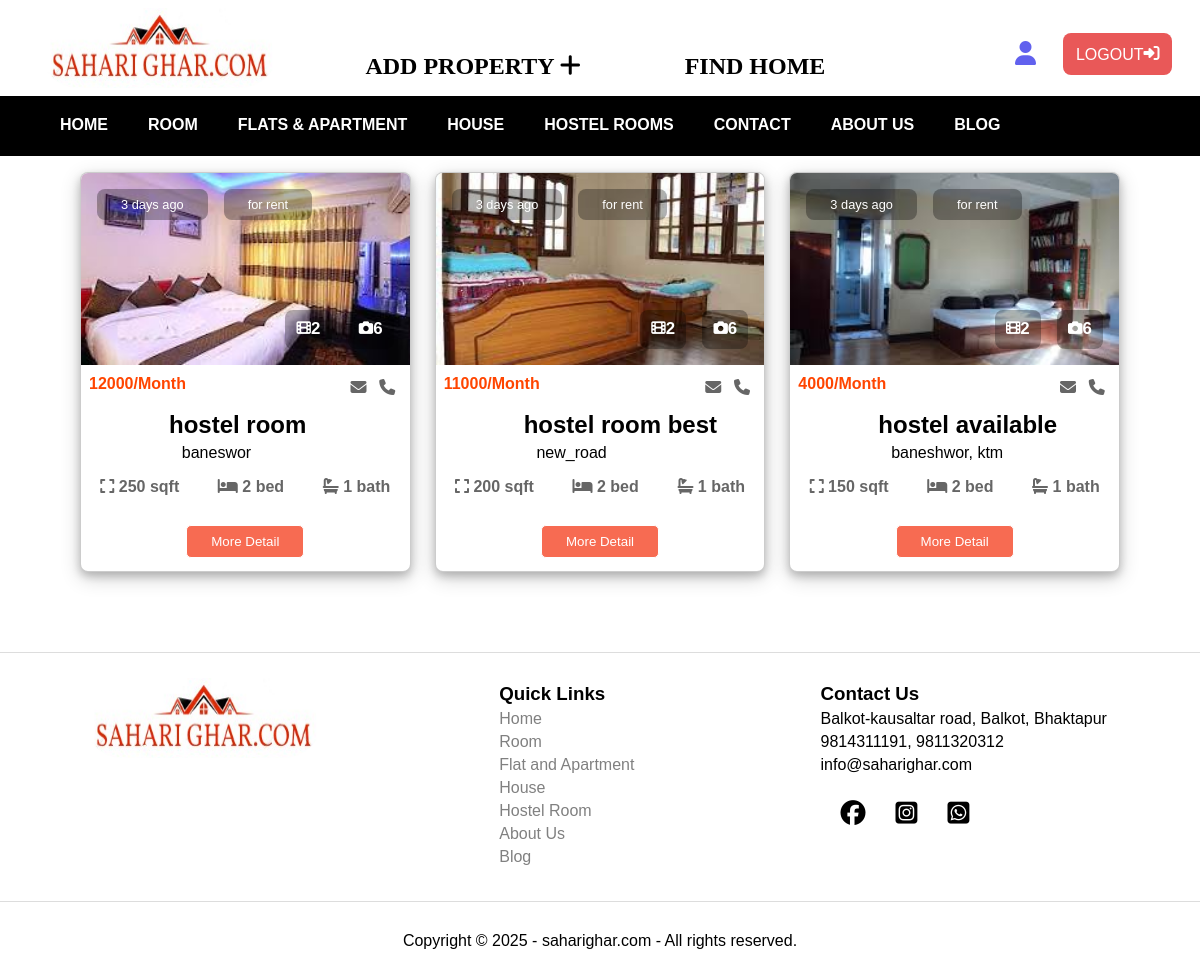
Screenshot of /hostel.php (signed in) with the database file from the repository.
### tables this page shows
CREATE TABLE `prop_detail` (
  `prod_id` int(10) NOT NULL,
  `title` varchar(30) NOT NULL,
  `type` varchar(20) NOT NULL,
  `price` varchar(20) NOT NULL,
  `location` varchar(50) NOT NULL,
  `image` varchar(255) NOT NULL,
  `area` int(20) NOT NULL,
  `bedroom` int(20) NOT NULL,
  `bathroom` int(20) NOT NULL,
  `latitude` double(10,6) NOT NULL DEFAULT 0.000000,
  `longitude` double(10,6) NOT NULL DEFAULT 0.000000
);

### hostel.php (the view, shortened to what this page needs)
<?php
include 'header.php'
?>
<section class="featured">
        <div class="box-container">
            <?php
             $logged_in= isset($_SESSION['loggedin'])=== true;
            $query= "select * from  prop_detail";
            $result=mysqli_query($conn,$query);
            while($row=mysqli_fetch_assoc($result))
            {
              $id       =$row["prod_id"];
              $title    =$row["title"];
              $type     =$row["type"];
              $price    =$row["price"];
              $location =$row["location"];
              $image    =$row["image"];
              $area     =$row["area"];
              $bedroom  =$row["bedroom"];
              $bathroom =$row["bathroom"];
                 if($type==='hostel room')
                 {
                echo"
                <div class='box'>
                <div class='image-container'>
                    <img src='./Admin/property_images/$image' alt='roomimage'>
                    <div class='info'>
                        <h3>3 days ago</h3>
                        <h3>for rent</h3>
                    </div>
                    <div class='icon'>
                        <a href='#' class='fas fa-film'>
                            <h3>2</h3>
                        </a>
                        <a href='#' class='fas fa-camera'>
                            <h3>6</h3>
                        </a>
                    </div>
                </div>
                <div class='content'>
                    <div class='price'>
                        <h3>$price/Month</h3>
                        <a href='#' class='fas fa-envelope'></a>
                        <a href='#' class='fas fa-phone'></a>
                    </div>
                </div>
                <div class='location'>
                    <h3>$title </h3>
                    <p>$location</p>
                </div>
                <div class='detail'>
                    <h3><i class='fas fa-expand'></i> $area sqft</h3>
                    <h3><i class='fas fa-bed'></i> $bedroom  bed</h3>
                    <h3><i class='fas fa-bath'></i> $bathroom bath</h3>
                </div>
                <form method='GET' class='buttons' action='card_detail.php' onsubmit='return checkLogin($logged_in)'>
                <input type='hidden' name='id' value='$id'>
               <button type='submit' class='btn'>More Detail</button>
           </form>
               </div>";
                 }
            }
             ?>
        </div>
    </section>
<?php
include 'footer.php'
?>

### css/style.css (style rules this page uses)
* { margin: 0px; font-family: Arial, sans-serif; box-sizing: border-box; text-decoration: none; }
body { position: relative; }
.featured .box-container { display: flex; flex-wrap: wrap; gap: 1.5rem; margin: 1rem 5rem 5rem 5rem; background-color: #fff; }
.featured .box-container .box { border: 0.1rem solid rgba(0, 0, 0, 0.2); box-shadow: 0 4px 8px 0 rgba(0, 0, 0, 0.2), 0 6px 20px 0 rgba(0, 0, 0, 0.19); height: 25rem; width: 10rem; border-radius: 0.5rem; overflow: hidden; background: #fff; flex: 1 1 18rem; }
.featured .box-container .box .image-container { overflow: hidden; position: relative; width: 100%; height: 12rem; }
.featured .box-container .box .image-container img { width: 100%; height: 100%; object-fit: cover; transition: 0.2s linear; }
.featured .box-container .box .image-container .info { position: absolute; top: 1rem; left: 0; display: flex; }
.featured .box-container .box .image-container .info h3 { font-size: 0.8rem; font-weight: 500; color: #fff; background: rgba(0, 0, 0, 0.3); border-radius: 0.5rem; padding: 0.5rem 1.5rem; margin-left: 1rem; }
.featured .box-container .box .image-container .icon { position: absolute; bottom: 1rem; right: 0; display: flex; }
.featured .box-container .box .image-container .icon a { font-size: 0.9rem; color: #fff; display: flex; border-radius: 0.5rem; background: rgba(0, 0, 0, 0.3); margin-right: 1rem; padding: 0.7rem; }
.featured .box-container .box .content { padding: 0.5rem; }
.featured .box-container .box .price { display: flex; align-items: center; }
.featured .box-container .box .price h3 { color: orangered; font-size: 1rem; margin-right: auto; }
.featured .box-container .box .price a { color: #666; font-size: 1rem; margin: 0.2rem; padding: 0.2rem; border-radius: 0.2rem; height: 1rem; }
.featured .box-container .box .location { margin-left: 5rem; padding: 0.5rem; }
.featured .box-container .box .location h3 { font-size: 1.5rem; font-family: "Franklin Gothic Medium", "Arial Narrow", Arial, sans-serif; }
.featured .box-container .box .location p { padding-top: 0.3rem; margin-left: 0.8rem; }
.featured .box-container .box .detail { display: flex; margin-top: 0.2rem; }
.featured .box-container .box .detail h3 { margin: auto; padding: 0.3rem; font-size: 1rem; color: #666; }
.featured .box-container .box .buttons { display: flex; margin: 1rem; margin-top: 1.5rem; }
.featured .box-container .box .buttons button { margin: auto; border: solid 1px white; border-radius: 5px; padding: 0.5rem 1.5rem; color: white; background-color: #f76b52; }

### footer.php (style rules this page uses)
body { font-family: Arial, sans-serif; margin: 0; padding: 0; }

### rows the page displays
prop_detail: image (picture), price "12000", title "hostel room", location "baneswor", area "250", bedroom "2", bathroom "1"
prop_detail: image (picture), price "11000", title "hostel room best", location "new_road", area "200", bedroom "2", bathroom "1"
prop_detail: image (picture), price "4000", title "hostel available", location "baneshwor, ktm", area "150", bedroom "2", bathroom "1"
